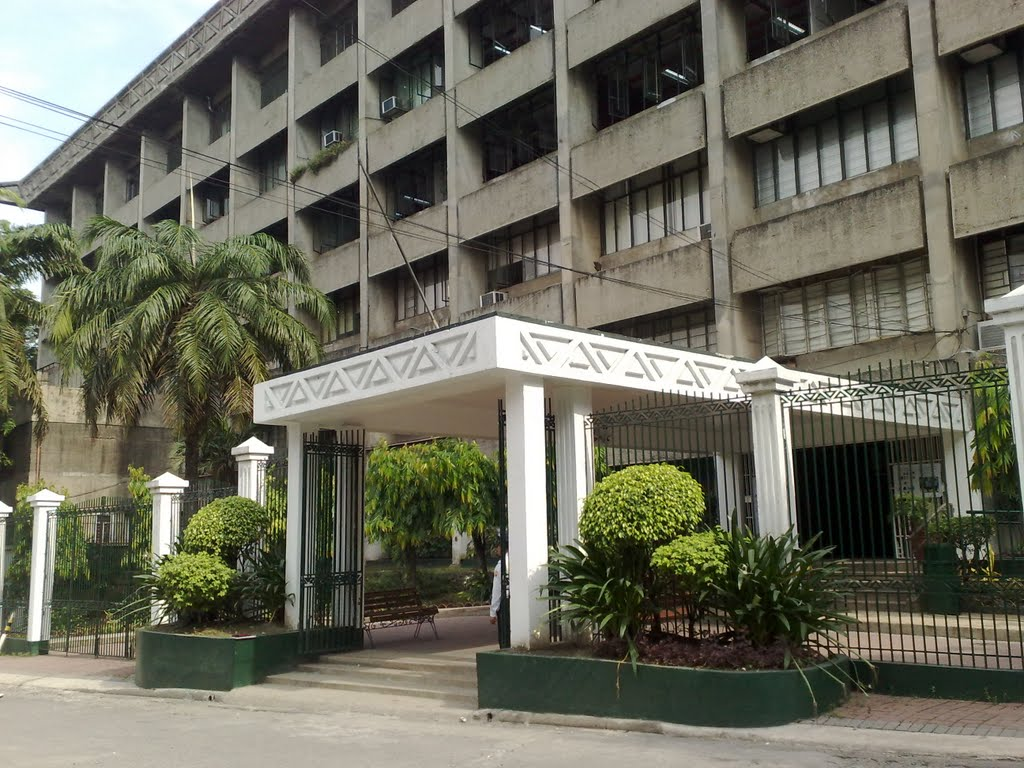
#> input picture images/Pic1.png, 1024 x 768 px; its folder holds 8 pictures in this run
$ python -i loading.py   (imports and definitions only)
#> lines starting #> are read from the running program, lines starting #| are printed output that depends on the picture
# ==========================================
# 1. IMPORTS & CONFIGURATION
# ==========================================
import customtkinter as ctk
from tkinter import Canvas
from PIL import Image, ImageTk, ImageFilter, ImageEnhance
import sys
import subprocess
import os

try:
    from utils import theme
except ImportError as e:
    theme = None

# Initialize CustomTkinter globally
# [1 line not run here, left out]

# ==========================================
# 2. CONSTANTS & STYLING
# ==========================================
BASE_DIR = os.path.dirname(os.path.abspath(__file__))

PRIMARY = "#10312B"
PRIMARY_HOVER = "#1A4A41"
WHITE = "#FFFFFF"
LIGHT_GRAY = "#DDDDDD"
BLACK = "#000000"
GOLD = "#F59E0B"
GOLD_HOVER = "#FCD34D"
DARK_TEXT = "#111827"

# We use standard tuples for fonts to avoid initialization errors before root window exists
PRE_TITLE_FONT = ("Segoe UI", 18)
HERO_FONT = ("Segoe UI", 56, "bold")
SUB_TITLE_FONT = ("Segoe UI", 16)
BUTTON_FONT = ("Segoe UI", 16, "bold")
FOOTER_FONT = ("Segoe UI", 11)

HEADER_HEIGHT = 60
EXIT_WIDTH = 50
EXIT_HEIGHT = 50
LOGO_WIDTH = 320
LOGO_HEIGHT = 40
BUTTON_WIDTH = 350
BUTTON_HEIGHT = 60

# ==========================================
# 3. WINDOW SETUP
# ==========================================
# [1 line that did not run here, left out]
# [12 lines not run here, left out]
# [1 line that did not run here, left out]
# [1 line that did not run here, left out]

# [1 line that did not run here, left out]
# [1 line not run here, left out]


# ==========================================
# 4. CORE FUNCTIONS
# ==========================================
# [22 lines left out: functions enter_main, draw_exit_button, not called in this run]


# ==========================================
# 5. BACKGROUND CYCLER
# ==========================================
BACKGROUND_IMAGES = [
    os.path.join(BASE_DIR, "images", "Pic1.png"),
    os.path.join(BASE_DIR, "images", "Pic2.png"),
    os.path.join(BASE_DIR, "images", "outside3.png"),
    os.path.join(BASE_DIR, "images", "outside.png"),
    os.path.join(BASE_DIR, "images", "outside2.png"),
]

current_bg_index = 0


def cycle_background():
    global current_bg_index
    bg = Image.open(BACKGROUND_IMAGES[current_bg_index])
#> bg is the input picture: PIL image 1024x768 RGBA; mean R, G, B, A 108.2, 108.1, 93.4, 255
    bg = bg.filter(ImageFilter.GaussianBlur(radius=4))
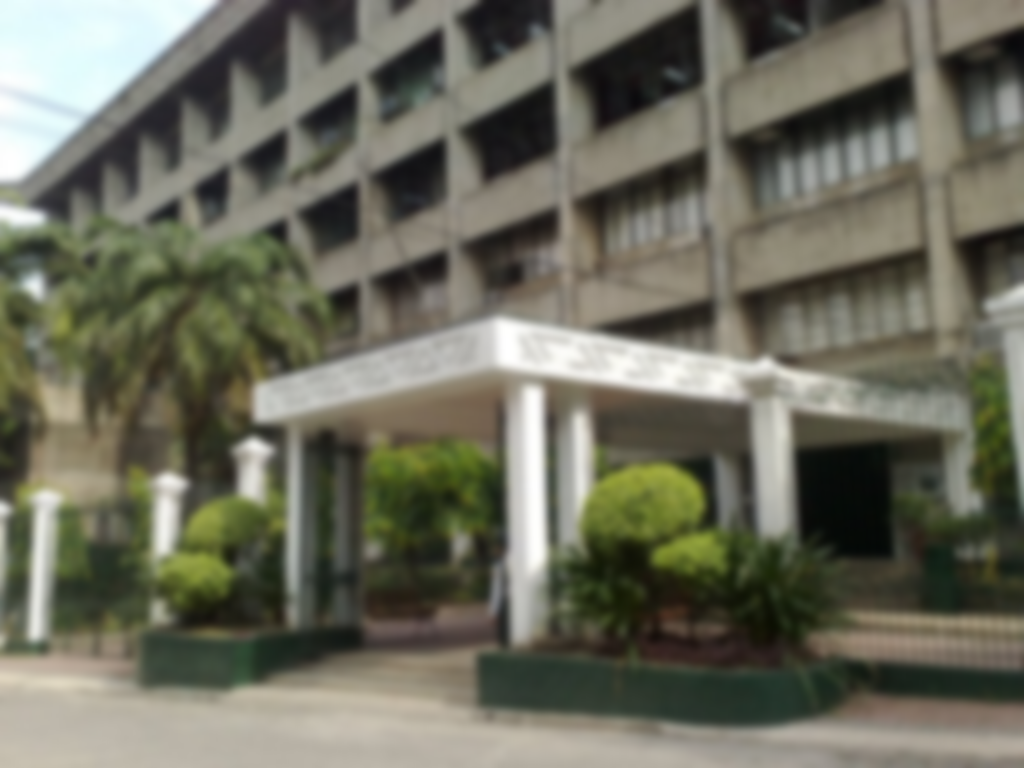
#> bg: PIL image 1024x768 RGBA; mean R, G, B, A 108.2, 108.1, 93.4, 255

    # Smooth darkening
    enhancer = ImageEnhance.Brightness(bg)
    bg = enhancer.enhance(0.35)
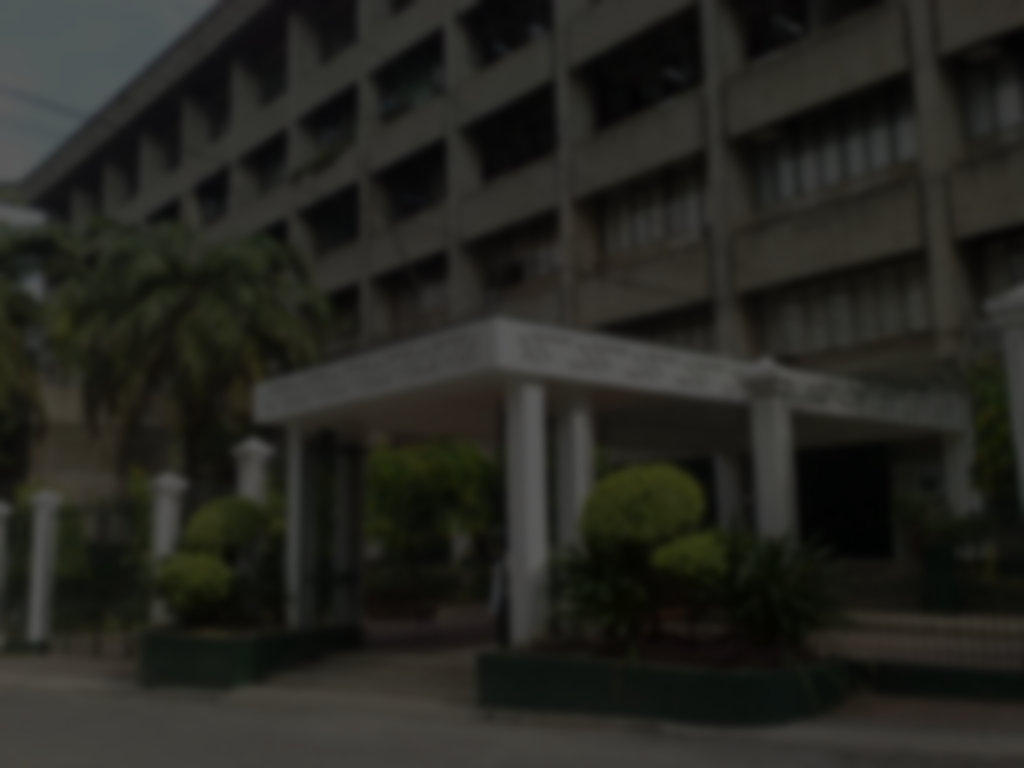
#> bg: PIL image 1024x768 RGBA; mean R, G, B, A 37.4, 37.4, 32.2, 255

#> (the run stopped early here; a loop or call above may not have finished)
